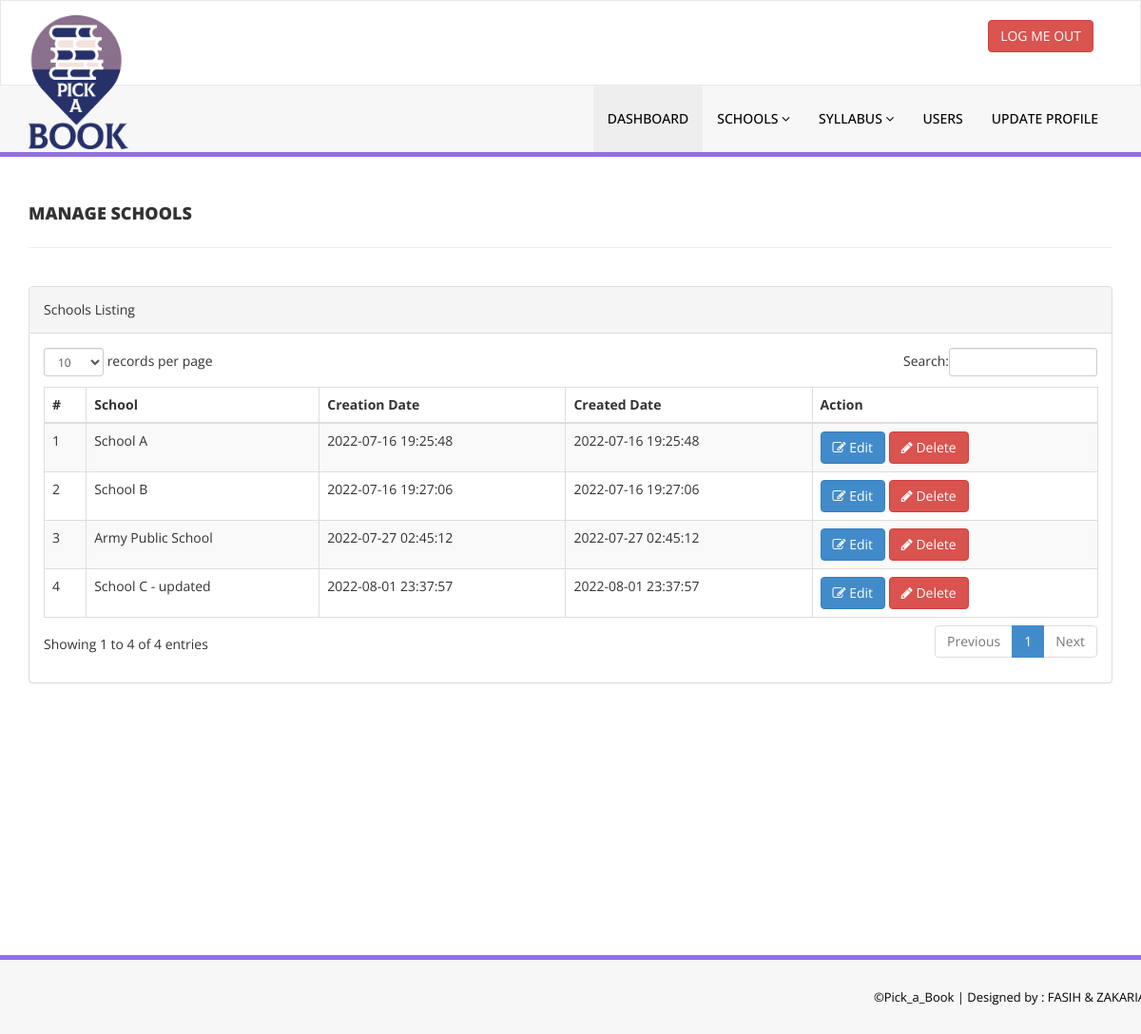
/admin/manage-school.php (signed in), run on the app's committed database.
### tables this page shows
CREATE TABLE `schools` (
  `id` int(11) NOT NULL,
  `name` varchar(255) NOT NULL,
  `class_type` varchar(255) DEFAULT NULL,
  `created_date` datetime NOT NULL DEFAULT current_timestamp(),
  `updated_date` datetime DEFAULT NULL
);

### admin/manage-school.php (the view, shortened to what this page needs)
<?php
include('includes/config.php');
if (strlen($_SESSION['alogin']) == 0) {
    header('location:index.php');
} else {
    ?>
    <!DOCTYPE html>
    <html xmlns="http://www.w3.org/1999/xhtml">
    <head>
        <link href="assets/css/bootstrap.css" rel="stylesheet"/>
        <link href="assets/css/font-awesome.css" rel="stylesheet"/>
        <link href="assets/js/dataTables/dataTables.bootstrap.css" rel="stylesheet"/>
        <link href="assets/css/style.css" rel="stylesheet"/>
    </head>
    <body>
    <?php include('includes/header.php'); ?>
    <div class="content-wrapper">
        <div class="container">
            <div class="row pad-botm">
                <div class="col-md-12">
                    <h4 class="header-line">Manage Schools</h4>
                </div>
                <div class="row">
                </div>
            </div>
            <div class="row">
                <div class="col-md-12">
                    <div class="panel panel-default">
                        <div class="panel-heading">
                            Schools Listing
                        </div>
                        <div class="panel-body">
                            <div class="table-responsive">
                                <table class="table table-striped table-bordered table-hover" id="dataTables-example">
                                    <thead>
                                    <tr>
                                        <th>#</th>
                                        <th>School</th>
                                        <th>Creation Date</th>
                                        <th>Created Date</th>
                                        <th>Action</th>
                                    </tr>
                                    </thead>
                                    <tbody>
                                    <?php $sql = "SELECT * from  schools";
                                    $query = $dbh->prepare($sql);
                                    $query->execute();
                                    $results = $query->fetchAll(PDO::FETCH_OBJ);
                                    $cnt = 1;
                                    if ($query->rowCount() > 0) {
                                        foreach ($results as $result) { ?>
                                            <tr class="odd gradeX">
                                                <td class="center"><?php echo htmlentities($cnt); ?></td>
                                                <td class="center"><?php echo htmlentities($result->name); ?></td>
                                                <td class="center"><?php echo htmlentities($result->created_date); ?></td>
                                                <td class="center"><?php echo htmlentities($result->created_date); ?></td>
                                                <td class="center">
                                                    <a href="edit-school.php?id=<?php echo htmlentities($result->id); ?>">
                                                        <button class="btn btn-primary"><i class="fa fa-edit "></i> Edit
                                                        </button>
                                                        <a href="manage-school.php?del=<?php echo htmlentities($result->id); ?>"
                                                           onclick="return confirm('Are you sure you want to delete?');""
                                                        >
                                                        <button class="btn btn-danger"><i class="fa fa-pencil"></i>
                                                            Delete
                                                        </button>
                                                </td>
                                            </tr>
                                            <?php $cnt = $cnt + 1;
                                        }
                                    } ?>
                                    </tbody>
                                </table>
                            </div>
                        </div>
                    </div>
                </div>
            </div>
        </div>
    </div>
    <?php include('includes/footer.php'); ?>
    </body>
    </html>
<?php } ?>

### admin/assets/css/style.css (style rules this page uses)
.content-wrapper { margin-top: 40px; min-height:800px; padding-bottom:90px; }
.header-line { font-weight:900; padding-bottom:25px; border-bottom:1px solid #eeeeee; text-transform:uppercase; }
.pad-botm { padding-bottom:30px; }

### data on the page
schools: name "School A", created_date "2022-07-16 19:25:48"
schools: name "School B", created_date "2022-07-16 19:27:06"
schools: name "Army Public School", created_date "2022-07-27 02:45:12"
schools: name "School C - updated", created_date "2022-08-01 23:37:57"
